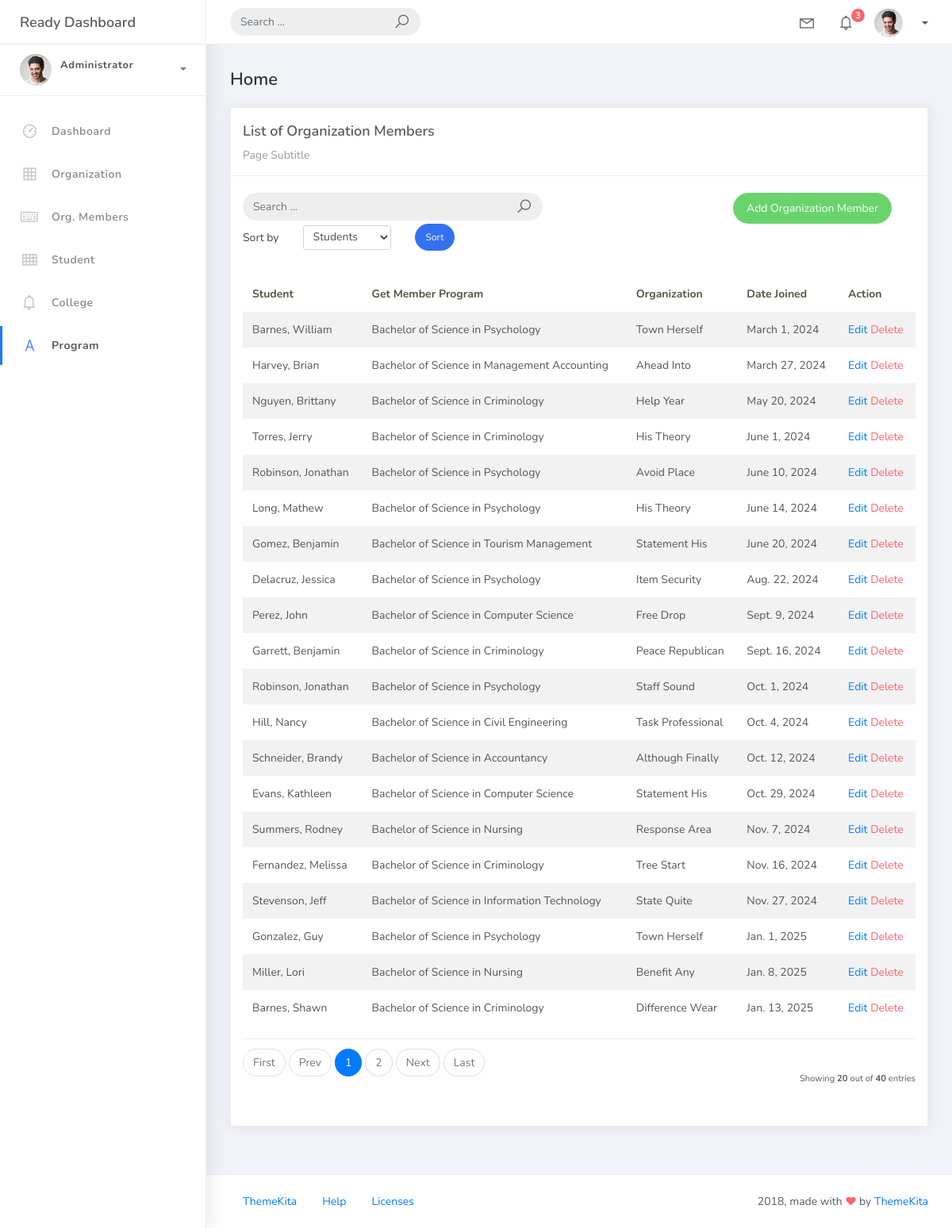
The page /orgmember_list on the database as committed earlier.
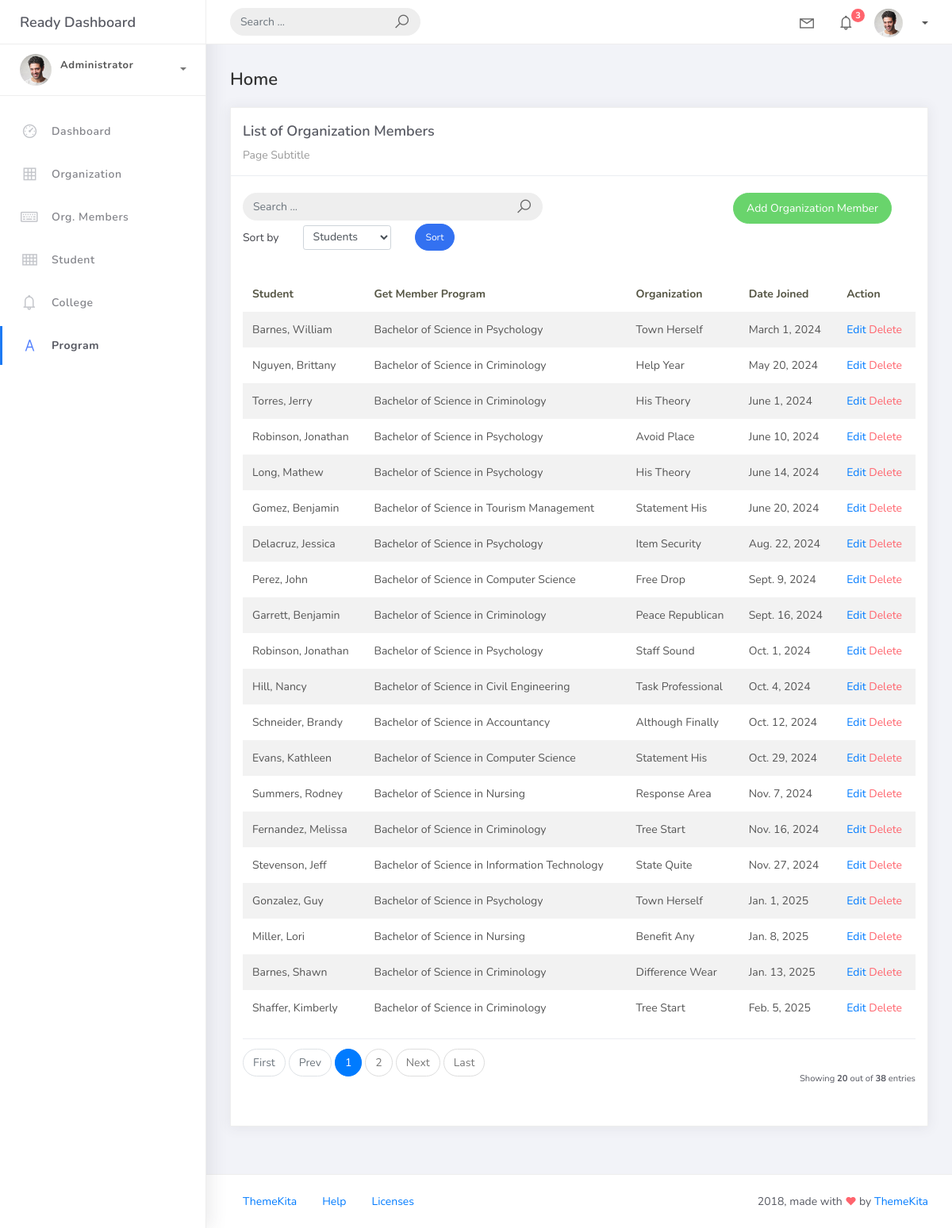
The same page on the database as committed later.
### studentorg/models.py (models this page shows, shortened)
class BaseModel(models.Model):
    created_at = models.DateTimeField(auto_now_add=True, db_index=True)
    updated_at = models.DateTimeField(auto_now=True)
    class Meta:
        abstract = True

class OrgMember(BaseModel):
    student = models.ForeignKey(Student, on_delete=models.CASCADE)
    organization = models.ForeignKey(Organization, on_delete=models.CASCADE)
    date_joined = models.DateField()

class Student(BaseModel):
    student_id = models.CharField(max_length=15)
    lastname = models.CharField(max_length=25)
    firstname = models.CharField(max_length=25)
    middlename = models.CharField(max_length=25, blank=True, null=True)
    program = models.ForeignKey(Program, on_delete=models.CASCADE)
    def __str__(self):
        return f"{self.lastname}, {self.firstname}"

class Program(BaseModel):
    prog_name = models.CharField(max_length=150)
    college = models.ForeignKey(College, on_delete=models.CASCADE)
    def __str__(self):
        return self.prog_name

class Organization(BaseModel):
    name = models.CharField(max_length=250)
    college = models.ForeignKey(College, null=True, blank=True, on_delete=models.CASCADE)
    description = models.CharField(max_length=500)
    def __str__(self):
        return self.name

### studentorg/views.py (the view, shortened to what this page needs)
# urls.py: path('orgmember_list', OrgMemberList.as_view(), name='orgmember-list'),
class OrgMemberList(ListView):
    model = OrgMember
    context_object_name = 'orgmember'
    template_name = 'orgmember_list.html'
    paginate_by = 20
    ordering = ["student__lastname","date_joined"]
    def get_queryset(self):
        qs = super().get_queryset()
        query = self.request.GET.get('q')
        return qs
    def get_ordering(self):
        allowed = ["student__lastname", "date_joined"]
        sort_by = self.request.GET.get("sort_by")
        if sort_by in allowed:
            return sort_by
        return "date_joined"

### templates/orgmember_list.html (shortened to what this page needs)
{% extends 'base.html' %}
{% load static %}
{% block content %}
<div class="content">
    <div class="container-fluid">
        <h4 class="page-title">Home</h4>
        <div class="row">
            <div class="col-md-12">
                <div class="card">
                    <div class="card-header">
                        <div class="card-title">List of Organization Members</div>
                        <div class="card-category">Page Subtitle</div>
                    </div>
                    <br />
                    <div class="col-md-12 row">
                        <div class="col-md-6">
                            <form class="navbar-left navbar-form nav-search mr-md-3" action="{% url 'orgmember-list' %}">
                                <div class="input-group">
                                    <input type="text" placeholder="Search ..." class="form-control" name="q" />
                                    <div class="input-group-append">
                                        <span class="input-group-text">
                                            <i class="la la-search search-icon"></i>
                                        </span>
                                    </div>
                                </div>
                            </form>
                        </div>
                        <div class="col-md-6">
                            <div class="pull-right">
                                <a href="{% url 'orgmember-add' %}" class="btn btn-success btn-rounded">
                                    Add Organization Member
                                </a>
                            </div>
                        </div>
                        <div class="col-md-12">
                            <form method="get" class="row g-2 align-items-center">
                                <div class="col-auto">
                                    <label for="smallSelect" class="col-form-label">Sort by</label>
                                </div>
                                <div class="col-auto">
                                    <select class="form-control form-control-sm" id="smallSelect" name="sort_by">
                                        <option value="student__lastname" {% if request.GET.sort_by == "student__lastname" %}selected{% endif %}>
                                            Students
                                        </option>
                                    </select>
                                </div>
                                <div class="col-auto">
                                    <button type="submit" class="btn btn-primary btn-sm btn-rounded">Sort</button>
                                </div>
                            </form>
                        </div>
                    </div>
                    <div class="card-body">
                        <table class="table table-striped mt-3">
                            <thead>
                                <tr>
                                    <th scope="col">Student</th>
                                    <th scope="col">Get Member Program</th>
                                    <th scope="col">Organization</th>
                                    <th scope="col">Date Joined</th>
                                    <th scope="col">Action</th>
                                </tr>
                            </thead>
                            <tbody>
                                {% for object in object_list %}
                                <tr>
                                    <td>{{ object.student }}</td>
                                    <td>{{ object.student.program }}</td>
                                    <td>{{ object.organization }}</td>
                                    <td>{{ object.date_joined }}</td>
                                    <td>
                                        <a href="{% url 'orgmember-update' object.id %}">Edit</a>
                                        <a href="{% url 'orgmember-delete' object.id %}" class="text-danger">Delete</a>
                                    </td>
                                    </tr>
                                {% endfor %}
                            </tbody>
                        </table>
                        {% include 'includes/pagination.html' %}
                    </div>
                </div>
            </div>
        </div>
    </div>
</div>
{% endblock %}

### templates/base.html (shortened to what this page needs)
{% load static %}
<!DOCTYPE html>
<html>
<head>
	<link rel="stylesheet" href="{% static 'css/bootstrap.min.css' %}">
	<link rel="stylesheet" href="{% static 'css/ready.css' %}">
	<link rel="stylesheet" href="{% static 'css/demo.css' %}">
</head>
<body>
	<div class="wrapper">
		<div class="main-header">
			<div class="logo-header">
				<a href="index.html" class="logo">
					Ready Dashboard
				</a>
			</div>
			<nav class="navbar navbar-header navbar-expand-lg">
				<div class="container-fluid">
					<form class="navbar-left navbar-form nav-search mr-md-3" action="">
						<div class="input-group">
							<input type="text" placeholder="Search ..." class="form-control">
							<div class="input-group-append">
								<span class="input-group-text">
									<i class="la la-search search-icon"></i>
								</span>
							</div>
						</div>
					</form>
					<ul class="navbar-nav topbar-nav ml-md-auto align-items-center">
						<li class="nav-item dropdown hidden-caret">
							<a class="nav-link dropdown-toggle" href="#" id="navbarDropdown" role="button" data-toggle="dropdown" aria-haspopup="true" aria-expanded="false">
								<i class="la la-envelope"></i>
							</a>
						</li>
						<li class="nav-item dropdown hidden-caret">
							<a class="nav-link dropdown-toggle" href="#" id="navbarDropdown" role="button" data-toggle="dropdown" aria-haspopup="true" aria-expanded="false">
								<i class="la la-bell"></i>
								<span class="notification">3</span>
							</a>
						</li>
						<li class="nav-item dropdown">
							<a class="dropdown-toggle profile-pic" data-toggle="dropdown" href="#" aria-expanded="false"> <img src="{% static 'img/profile.jpg' %}" alt="user-img" width="36" class="img-circle"><span>{{ request.user.username }}</span></span> </a>
							</li>
						</ul>
					</div>
				</nav>
			</div>
			<div class="sidebar">
				<div class="scrollbar-inner sidebar-wrapper">
					<div class="user">
						<div class="photo">
							<img src="{% static 'img/profile.jpg' %}">
						</div>
						<div class="info">
							<a class="" data-toggle="collapse" href="#collapseExample" aria-expanded="true">
								<span>
									<span class="user-level">Administrator</span>
									<span class="caret"></span>
								</span>
							</a>
							<div class="clearfix"></div>
						</div>
					</div>
					<ul class="nav">
						<li class="nav-item">
							<a href="index.html">
								<i class="la la-dashboard"></i>
								<p>Dashboard</p>
							</a>
						</li>
						<li class="nav-item">
							<a href="{% url 'organization-list' %}">
								<i class="la la-table"></i>
								<p>Organization</p>
							</a>
						</li>
						<li class="nav-item">
							<a href="{% url 'orgmember-list' %}">
								<i class="la la-keyboard-o"></i>
								<p>Org. Members</p>
							</a>
						</li>
						<li class="nav-item">
							<a href="{% url 'student-list' %}">
								<i class="la la-th"></i>
								<p>Student</p>
							</a>
						</li>
						<li class="nav-item">
							<a href="{% url 'college-list' %}">
								<i class="la la-bell"></i>
								<p>College</p>
							</a>
						</li>
						<li class="nav-item active">
							<a href="{% url 'program-list' %}">
								<i class="la la-font"></i>
								<p>Program</p>
							</a>
						</li>
					</ul>
				</div>
			</div>
			<div class="main-panel">
				{% block content %}
                {% endblock %}
				<footer class="footer">
					<div class="container-fluid">
						<nav class="pull-left">
							<ul class="nav">
								<li class="nav-item">
									<a class="nav-link" href="http://www.themekita.com">
										ThemeKita
									</a>
								</li>
								<li class="nav-item">
									<a class="nav-link" href="#">
										Help
									</a>
								</li>
								<li class="nav-item">
									<a class="nav-link" href="https://themewagon.com/license/#free-item">
										Licenses
									</a>
								</li>
							</ul>
						</nav>
						<div class="copyright ml-auto">
							2018, made with <i class="la la-heart heart text-danger"></i> by <a href="http://www.themekita.com">ThemeKita</a>
						</div>
					</div>
				</footer>
			</div>
		</div>
</body>
</html>

### templates/includes/pagination.html (shortened to what this page needs)
{% if is_paginated %}
<div class="card-footer px-0 border-0 d-flex flex-column flex-lg-row align-items-center justify-content-between mt-3">
    <nav aria-label="Topics pagination" class="mb-4">
        <ul class="pagination">
            {% if page_obj.number > 1 %}
            <li class="page-item">
                <a class="page-link" href="?page=1">First</a>
            </li>
            {% else %}
            <li class="page-item disabled">
                <span class="page-link">First</span>
            </li>
            {% endif %}
            {% if page_obj.has_previous %}
            <li class="page-item">
                <a class="page-link" href="?page={{ page_obj.previous_page_number }}">Prev</a>
            </li>
            {% else %}
            <li class="page-item disabled">
                <span class="page-link">Prev</span>
            </li>
            {% endif %}
            {% for page_num in paginator.page_range %}
                {% if page_obj.number == page_num %}
                <li class="page-item active">
                    <span class="page-link">
                        {{ page_num }}
                    </span>
                </li>
                {% elif page_num > page_obj.number|add:'-3' and page_num < page_obj.number|add:'3' %}
                <li class="page-item">
                    <a class="page-link" href="?page={{ page_num }}">{{ page_num }}</a>
                </li>
                {% endif %}
            {% endfor %}
            {% if page_obj.has_next %}
            <li class="page-item">
                <a class="page-link" href="?page={{ page_obj.next_page_number }}">Next</a>
            </li>
            {% else %}
            <li class="page-item disabled">
                <span class="page-link">Next</span>
            </li>
            {% endif %}
            {% if page_obj.number != paginator.num_pages %}
            <li class="page-item">
                <a class="page-link" href="?page={{ paginator.num_pages }}">Last</a>
            </li>
            {% else %}
            <li class="page-item disabled">
                <span class="page-link">Last</span>
            </li>
            {% endif %}
        </ul>
    </nav>
    <div class="fw-normal small mt-4 mt-lg-0">
        Showing <b>{{ object_list.count }}</b> out of <b>{{ paginator.count }}</b> entries
    </div>
</div>
{% endif %}

Rows that differ between the two databases and show on the page:
removed OrgMember: student "Harvey, Brian", student.program "Bachelor of Science in Management Accounting", organization "Ahead Into", date_joined "March 27, 2024"
now on this page (row unchanged): OrgMember: student "Shaffer, Kimberly", student.program "Bachelor of Science in Criminology", organization "Tree Start", date_joined "Feb. 5, 2025"
Other text that changed with them:
{{ paginator.count }}: "40" → "38"
